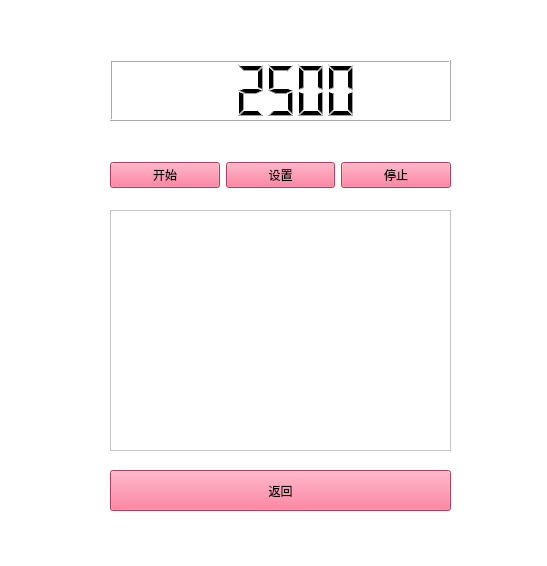
<?xml version="1.0" encoding="UTF-8"?>
<ui version="4.0">
 <class>SSubWindow</class>
 <widget class="QMainWindow" name="SSubWindow">
  <property name="geometry">
   <rect>
    <x>0</x>
    <y>0</y>
    <width>547</width>
    <height>566</height>
   </rect>
  </property>
  <property name="windowTitle">
   <string>迷你番茄钟</string>
  </property>
  <property name="styleSheet">
   <string notr="true">background-color: rgb(255, 255, 255);</string>
  </property>
  <widget class="QWidget" name="centralwidget">
   <widget class="QTextBrowser" name="textBrowser">
    <property name="geometry">
     <rect>
      <x>110</x>
      <y>210</y>
      <width>341</width>
      <height>241</height>
     </rect>
    </property>
   </widget>
   <widget class="QLCDNumber" name="lcdNumber">
    <property name="geometry">
     <rect>
      <x>110</x>
      <y>60</y>
      <width>341</width>
      <height>61</height>
     </rect>
    </property>
    <property name="intValue" stdset="0">
     <number>2500</number>
    </property>
   </widget>
   <widget class="QPushButton" name="return_button">
    <property name="geometry">
     <rect>
      <x>110</x>
      <y>470</y>
      <width>341</width>
      <height>41</height>
     </rect>
    </property>
    <property name="styleSheet">
     <string notr="true">background-color: rgb(255, 85, 127);</string>
    </property>
    <property name="text">
     <string>返回</string>
    </property>
   </widget>
   <widget class="QWidget" name="layoutWidget">
    <property name="geometry">
     <rect>
      <x>110</x>
      <y>150</y>
      <width>341</width>
      <height>51</height>
     </rect>
    </property>
    <layout class="QHBoxLayout" name="horizontalLayout">
     <item>
      <widget class="QPushButton" name="pushButton_start">
       <property name="styleSheet">
        <string notr="true">background-color: rgb(255, 85, 127);</string>
       </property>
       <property name="text">
        <string>开始</string>
       </property>
      </widget>
     </item>
     <item>
      <widget class="QPushButton" name="pushButton_setting">
       <property name="styleSheet">
        <string notr="true">background-color: rgb(255, 85, 127);</string>
       </property>
       <property name="text">
        <string>设置</string>
       </property>
      </widget>
     </item>
     <item>
      <widget class="QPushButton" name="pushButton_stop">
       <property name="styleSheet">
        <string notr="true">background-color: rgb(255, 85, 127);</string>
       </property>
       <property name="text">
        <string>停止</string>
       </property>
      </widget>
     </item>
    </layout>
   </widget>
  </widget>
  <widget class="QMenuBar" name="menubar">
   <property name="geometry">
    <rect>
     <x>0</x>
     <y>0</y>
     <width>547</width>
     <height>21</height>
    </rect>
   </property>
  </widget>
  <widget class="QStatusBar" name="statusbar"/>
 </widget>
 <resources/>
 <connections/>
</ui>
